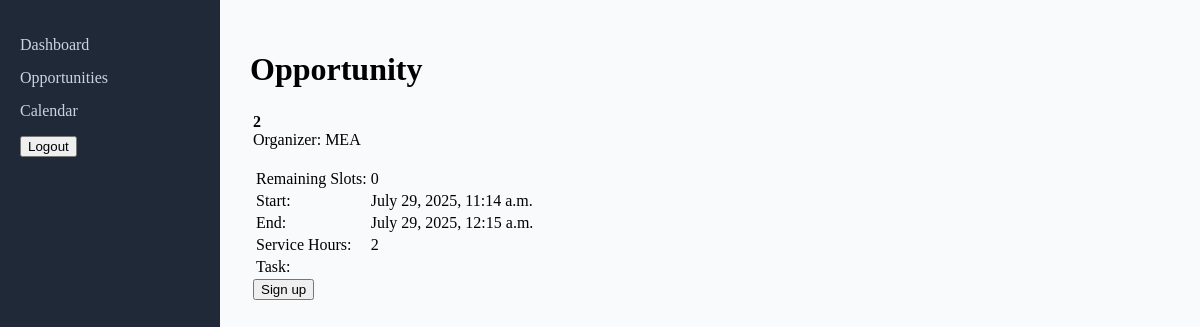
Page /student_opportunities_details/6 (signed in) on the committed database.
### core/models.py (models this page shows, shortened)
class Event(models.Model):
    name = models.CharField(max_length=100)
    description = models.TextField()
    location = models.CharField(max_length=50)
    service_hours = models.IntegerField()
    number_of_students = models.IntegerField()
    role_descriptions = models.TextField()
    start_datetime = models.DateTimeField()
    end_datetime = models.DateTimeField()
    organizer = models.ForeignKey(
        OrgProfile, on_delete=models.CASCADE, related_name="events"
    )
    approved = models.BooleanField(default=False)
    students = models.ManyToManyField(
        StudentProfile, through="Participation", related_name="events"
    )
    def remaining_slots(self):
        assigned_count = self.participation_set.count()
        return max(0, self.number_of_students - assigned_count)
    def is_user_in_event(self, user):
        try:
            student_profile = user.studentprofile
        except StudentProfile.DoesNotExist:
            return False
        return Participation.objects.filter(
            student=student_profile, event=self
        ).exists()

class OrgProfile(models.Model):
    user = models.OneToOneField(User, on_delete=models.CASCADE)
    name = models.CharField(max_length=100)

### core/views.py (the view)
# urls.py: path("student_opportunities_details/<int:event_id>", views.student_opportunities_details, name="student_opportunities_details"),
@login_required
@csrf_exempt
def student_opportunities_details(request, event_id):
    user = request.user
    try:
        student_profile = user.studentprofile
    except StudentProfile.DoesNotExist:
        student_profile = None
        return redirect("login_view")
    event = Event.objects.get(id=event_id)
    user_event_status = event.is_user_in_event(user)
    data = {"event_id": event_id, "student_id": student_profile.id}
    qr = qrcode.make(data)
    buffer = BytesIO()
    qr.save(buffer, format="PNG")
    img_str = base64.b64encode(buffer.getvalue()).decode()
    attended = False
    if user_event_status:
        participation = Participation.objects.get(student=student_profile, event=event)
        attended = participation.attended
    context = {
        "student": student_profile,
        "event": event,
        "user_event_status": user_event_status,
        "qr_code": img_str,
        "attended": attended,
    }
    template = loader.get_template("core/student_opportunities_details.html")
    if request.method == "GET":
        return HttpResponse(template.render(context, request))
    elif request.method == "POST":
        participation = Participation(student=student_profile, event=event)
        participation.save()
        return redirect("student_opportunities_details", event_id=event.id)

### core/templates/core/student_opportunities_details.html (shortened to what this page needs)
<div class="sidebar">
  <ul>
  <li><a href="/student_dashboard">Dashboard</a></li>
  <li><a href="/student_opportunities">Opportunities</a></li>
  <li><a href="/student_calendar">Calendar</a></li>
  </ul>
  <div class="bottom-section">
  <form action="{% url 'logout_view' %}" method="post">
  <button type="submit">Logout</button>
  </form>
  </div>
</div>
<div class="main-content">
<h1>Opportunity</h1>
<table style="width: 100%">
<tr>
<td>
<div>
{% if event %}
<div><b>{{ event.name }}</b></div>
<div>Organizer: {{ event.organizer.name }}</div>
<br>
<table>
    <tr>
        <td>Remaining Slots: </td>
        <td>{{ event.remaining_slots }}</td>
    </tr>
    <tr>
        <td>Start: </td>
        <td>{{ event.start_datetime }}</td></tr>
    <tr>
        <td>End:</td>
        <td>{{ event.end_datetime }}</td>
    </tr>
    <tr>
        <td>Service Hours: </td>
        <td>{{ event.service_hours }}</td>
    </tr>
    <tr>
        <td>Task: </td>
        <td> {{ event.role_description }}</td>
    </tr>
</table>
{% if user_event_status %}
<br>
<br>
<div>You already joined this event.</div>
</td>
<td>
{% if attended %}
<h3>Already Attended</h3>
{% else %}
<h3>Your QR Code:</h3>
<img alt="QR Code">
{% endif %}
{% else %}
</div>
{% if not events.isfull %}
<form method="POST" action="#">
  <input type="submit" value="Sign up" />
</form>
{% else %}
<div>Event is already full</div>
{% endif %}
<br/>
{% endif %} {% endif %}
</td>
</tr>
</table>
</div>

### core/templates/core/student_opportunities_details.html (style rules this page uses)
.sidebar { width: 220px; height: 100vh; background-color: #1f2937; color: #fff; padding: 20px; box-sizing: border-box; position: fixed; }
.sidebar ul { list-style-type: none; padding: 0; }
.sidebar ul li { margin: 15px 0; }
.sidebar ul li a { color: #cbd5e0; text-decoration: none; font-size: 16px; display: block; transition: 0.3s; }
.main-content { margin-left: 220px; padding: 30px; flex-grow: 1; background-color: #f9fafb; height: 100vh; box-sizing: border-box; overflow-y: scroll; }

### rows in the picture
Event: name "2", organizer.name "MEA", remaining_slots "0", start_datetime "July 29, 2025, 11:14 a.m.", end_datetime "July 29, 2025, 12:15 a.m.", service_hours "2"
